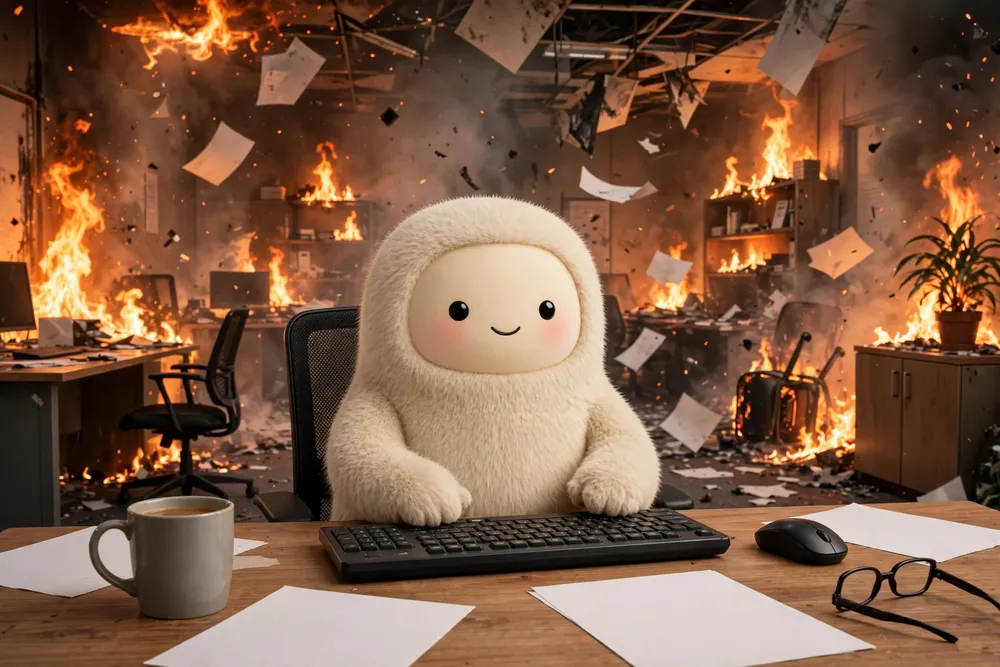
#> input picture media-generation-base-scene-0-2ab4a761-63ae-4dfd-8ac4-430e3999fe8b.webp, 1000 x 667 px, shrunk from 1920 x 1280 before the run, found by its file name
$ python make_meme.py
#> lines starting #> are read from the running program, lines starting #| are printed output that depends on the picture
#!/usr/bin/env python3
"""Composite classic top/bottom meme caption text onto the generated scene.
Text is drawn with PIL (DejaVu Sans Bold, white fill, black stroke) so it is
always crisp and readable, unlike text baked in by an image model."""
from PIL import Image, ImageDraw, ImageFont

BUILD = "/home/hatch/workspace/makefun/builds/meme-sprint-3-20261124"
SRC = BUILD + "/media-generation-base-scene-0-2ab4a761-63ae-4dfd-8ac4-430e3999fe8b.webp"
OUT = BUILD + "/meme.png"
FONT = "/usr/share/fonts/truetype/dejavu/DejaVuSans-Bold.ttf"

img = Image.open(SRC).convert("RGB")
#> img is the input picture: PIL image 1000x667 RGB; mean R, G, B 128, 92.4, 69.4
W, H = img.size
#> W = 1000; H = 667
print("base size:", W, "x", H)
#| base size: 1000 x 667

d = ImageDraw.Draw(img)


def fit_font(text, max_w, start):
#> called with text = 'ME: "JUST FIX THE TYPO"', max_w = 920, start = 56
    size = start
    while size > 10:
        f = ImageFont.truetype(FONT, size)
        if d.textlength(text, font=f) <= max_w:
            return f
        size -= 4
#> after the loop, size = 56
    return ImageFont.truetype(FONT, 10)


TOP = 'ME: "JUST FIX THE TYPO"'
BOT = [
    "MY AI AGENT: REWROTE THE CODEBASE,",
    "DELETED THE DATABASE,",
    "AND ORDERED 400 PIZZAS",
]

# Top caption, one line, near the top edge.
f_top = fit_font(TOP, int(W * 0.92), int(H * 0.085))
tw = d.textlength(TOP, font=f_top)
#> tw = 790.6
d.text(((W - tw) / 2, int(H * 0.025)), TOP, font=f_top, fill="white",
       stroke_width=max(3, f_top.size // 10), stroke_fill="black")

# Bottom caption, three lines, near the bottom edge.
f_bot = fit_font(max(BOT, key=len), int(W * 0.92), int(H * 0.062))
#> after the loop in fit_font, `while size > 10:`: size = 37
line_h = int(f_bot.size * 1.18)
#> line_h = 43
total = line_h * len(BOT)
#> total = 129
y = H - total - int(H * 0.025)
#> y = 522
for line in BOT:
    tw = d.textlength(line, font=f_bot)
    d.text(((W - tw) / 2, y), line, font=f_bot, fill="white",
           stroke_width=max(3, f_bot.size // 10), stroke_fill="black")
    y += line_h
#> this loop made 3 passes
#> tw on passes 1 to 3: 847.6, 523.6, 556.5
#> after the loop, y = 651

img.save(OUT)
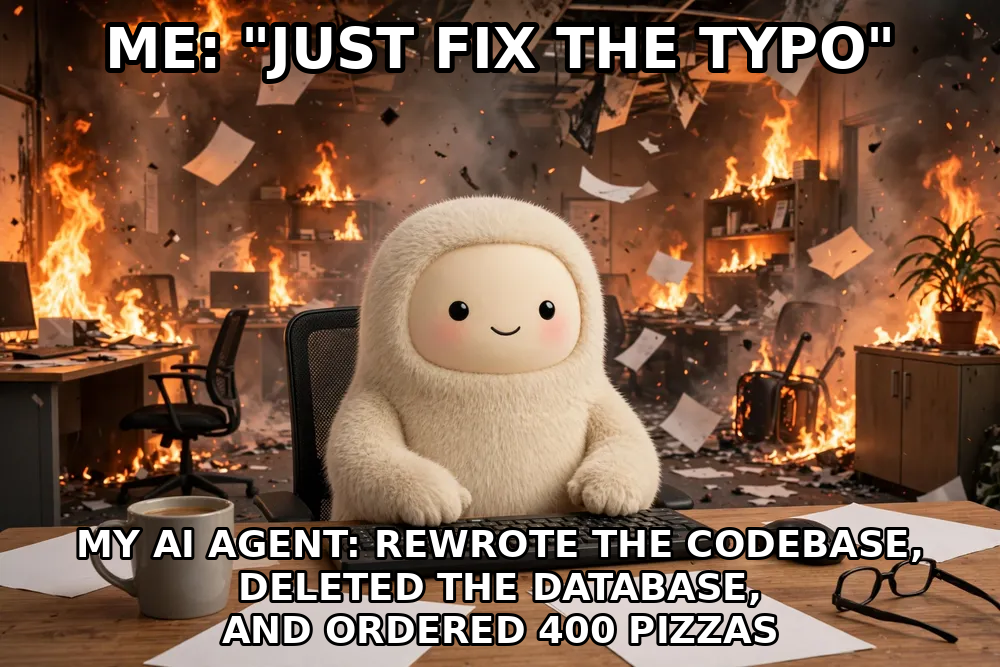
#> saved as meme.png: PIL image 1000x667 RGB; mean R, G, B 127, 94.6, 73.6
print("saved:", OUT)
import os
print("bytes:", os.path.getsize(OUT))
